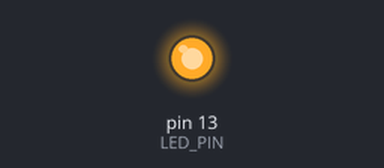
Bench run of a sketch on a simulated Arduino Uno, built with avr-gcc and run on an emulated ATmega328P. On the bench: output pins drawn as LEDs (lit = HIGH).

Above: at 0.2 s.
At 24.0 s:
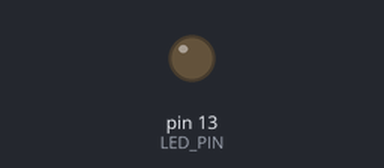
Timing chart, 0 to 32.5 s (numbered marks = the images above):
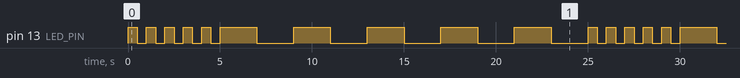

Measured:
- by itself, pin 13 (LED_PIN): repeats every 25.0 s: 4 × (LOW 0.50 s, HIGH 0.50 s), LOW 0.50 s, 5 × (HIGH 2.0 s, LOW 2.0 s), HIGH 0.50 s
- by itself, everything shown: repeats every 25.0 s, in 20 steps

The sketch:

blink_led.ino
```cpp
 int LED_PIN = 13;

void setup() {
  // Set the LED pin as an output
  pinMode(LED_PIN, OUTPUT);
}

void loop() {
  // Blink the LED quickly 5 times
  for (int i = 0; i < 5; i++) {
    digitalWrite(LED_PIN, HIGH);
    delay(500); // LED on for 0.5 seconds
    digitalWrite(LED_PIN, LOW);
    delay(500); // LED off for 0.5 seconds
  }

  // Blink the LED slowly 5 times
  for (int i = 0; i < 5; i++) {
    digitalWrite(LED_PIN, HIGH);
    delay(2000); // LED on for 2 seconds
    digitalWrite(LED_PIN, LOW);
    delay(2000); // LED off for 2 seconds
  }
}
```
